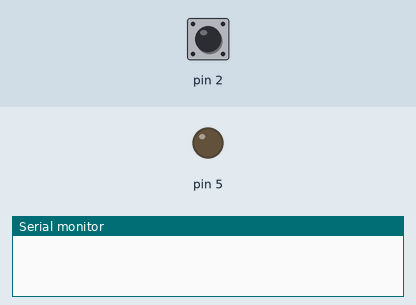
Bench run of a sketch on a simulated Arduino Uno, built with avr-gcc and run on an emulated ATmega328P. Shown: output pins drawn as LEDs (lit = HIGH), the last lines printed to the serial monitor. Dashed ring = blinking. Inputs (shaded band) come from the test bench; at power-on: pin 2 LOW.

Above: at 1.2 s.
1.3 s: pin 2 pulsed HIGH 5 times (0.12 s each, 0.3 s apart)
At 1.57 s:
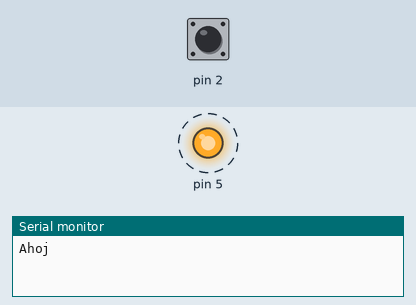
At 3.7 s:
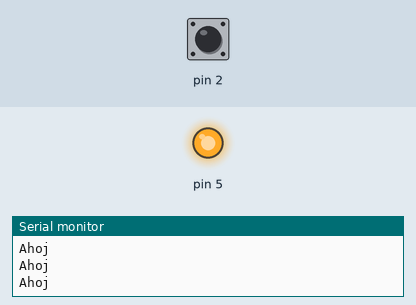
Timing chart, 0 to 5.2 s (numbered marks = the images above; inputs shaded):
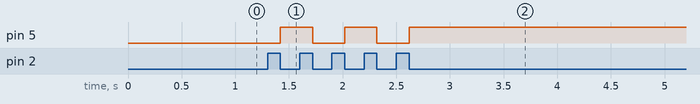

Measured:
- after the input at 1.3 s, pin 5: alternates HIGH for 0.30 s and LOW for 0.30 s, 5 changes in all, then stays HIGH, starting after 0.12 s

The sketch:

Ard.ino
```cpp
#include <Arduino.h>

void blink();

volatile int state = LOW;
volatile bool x = false;

void setup()
{
	Serial.begin(9600);

	// initialize the digital pin as an output.
    // Pin 13 has an LED connected on most Arduino boards:
    attachInterrupt(0, blink, CHANGE);
    pinMode(5, OUTPUT);
    pinMode(2, INPUT);
}

void loop()
{
  digitalWrite(5, state);
}

void blink()
{
    if(x) {
        state = !state;
        Serial.println("Ahoj");
    }
    x=!x;
}
```
